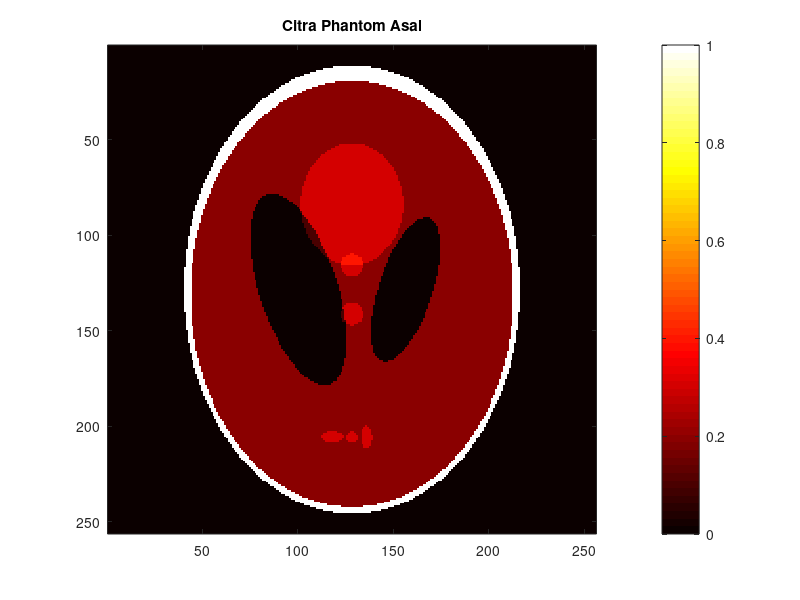
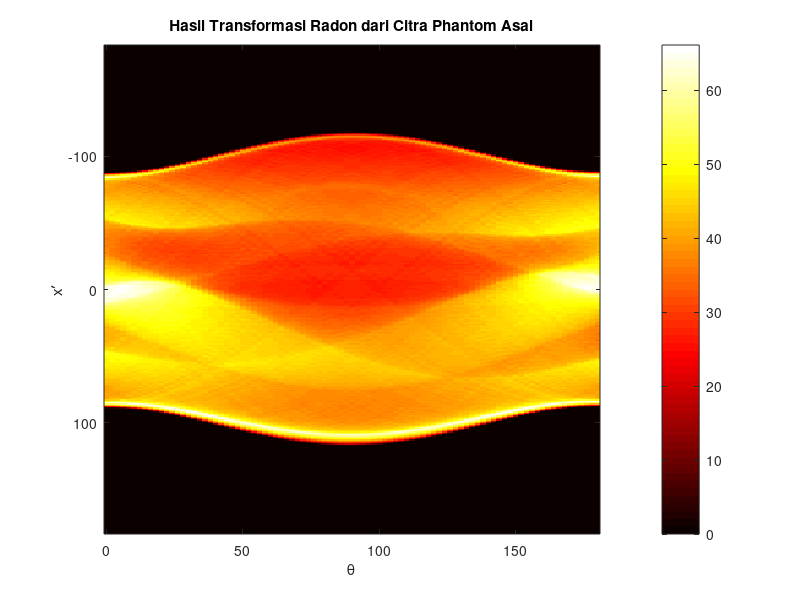
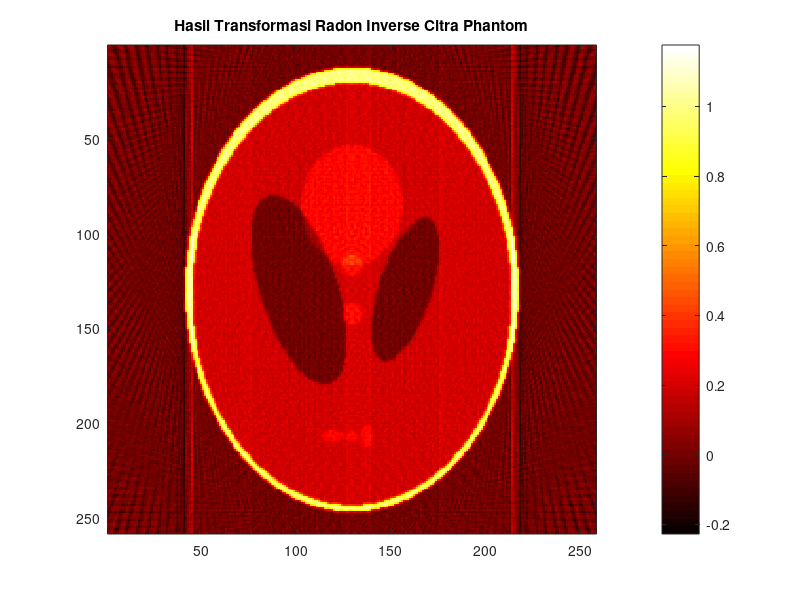

Source code (MATLAB) for these figures, in order:
% Praktikum 8 November 2012
% Image Reconstruction
% Radon

P = phantom(256);
figure(1);imagesc(P);colormap(hot);
colorbar;axis image;title('Citra Phantom Asal');

theta = 0:2:180;
[R,xp] = radon(P,theta);
figure(2);imagesc(theta,xp,R);colormap(hot);
colorbar;xlabel ('\theta');ylabel ('x\prime');
title('Hasil Transformasi Radon dari Citra Phantom Asal');

% -------------------------------------------------------------------------
% Image Reconstruction
% iradon -> inverse radon

I = iradon(R,2);
figure(3);imagesc(I);colormap(hot);
colorbar;axis image;title('Hasil Transformasi Radon Inverse Citra Phantom');